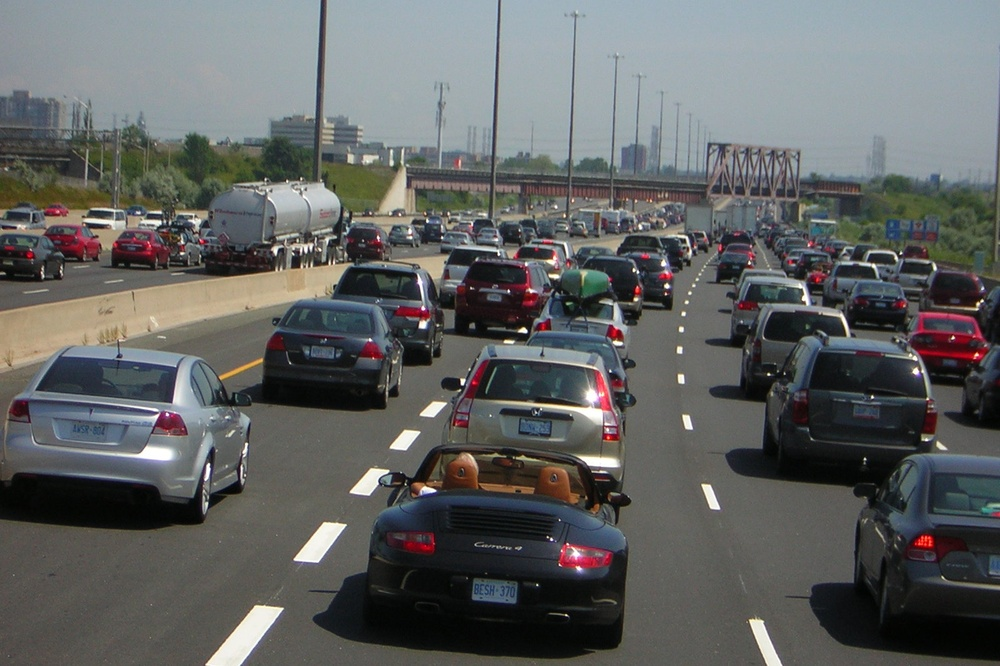
#> input picture cv_detections/cap.jpg, 1000 x 666 px, shrunk from 1600 x 1066 before the run
$ python vehicle_people.py
#> lines starting #> are read from the running program, lines starting #| are printed output that depends on the picture; after the words box and inside, x2 and y2 are one past the last pixel; in counts of white or black regions, pixels touching at a corner belong together
import cv2
from random import randrange

img = cv2.imread('cap.jpg')
#> img is the input picture: shape (666, 1000, 3); mean B, G, R 98.1, 98.8, 97

trained_face_date = cv2.CascadeClassifier('car_detect.xml')

#must convert to grayscale
grayscale_img = cv2.cvtColor(img, cv2.COLOR_BGR2GRAY)
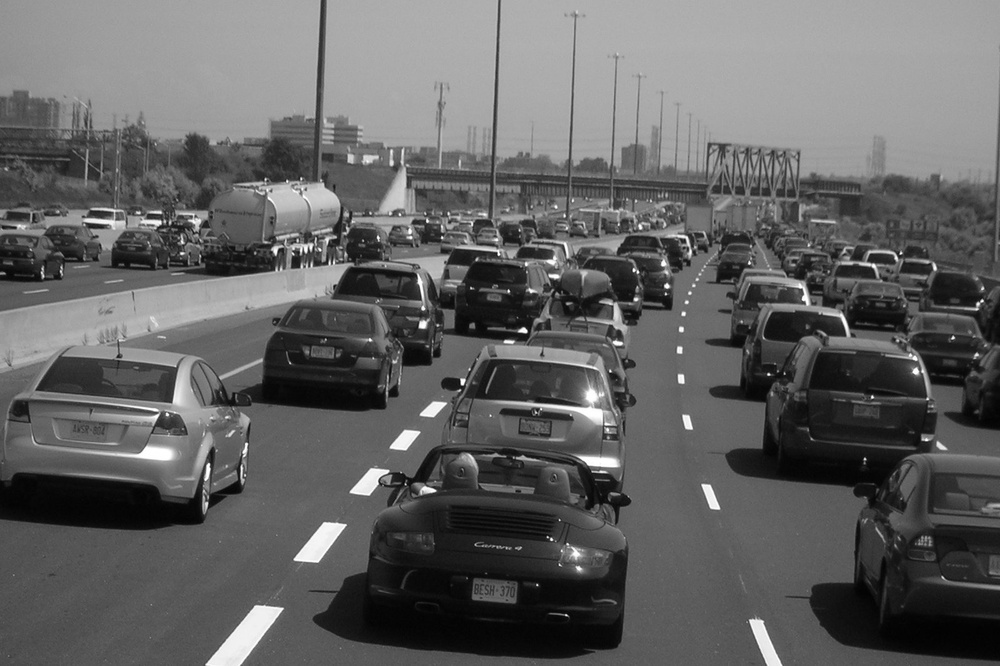
#> grayscale_img: shape (666, 1000); min 1, max 255, mean 98.2

#detect faces
faces_coordinates = trained_face_date.detectMultiScale(grayscale_img)
#> faces_coordinates = [[612, 286, 43, 43], [390, 321, 57, 57], [152, 194, 310, 310]]

for (x,y,w,h) in faces_coordinates:
    cv2.rectangle(img, (x,y), (x+w, y+h), (randrange(256) ,randrange(256) , randrange(256)), 4)
#> this loop made 3 passes
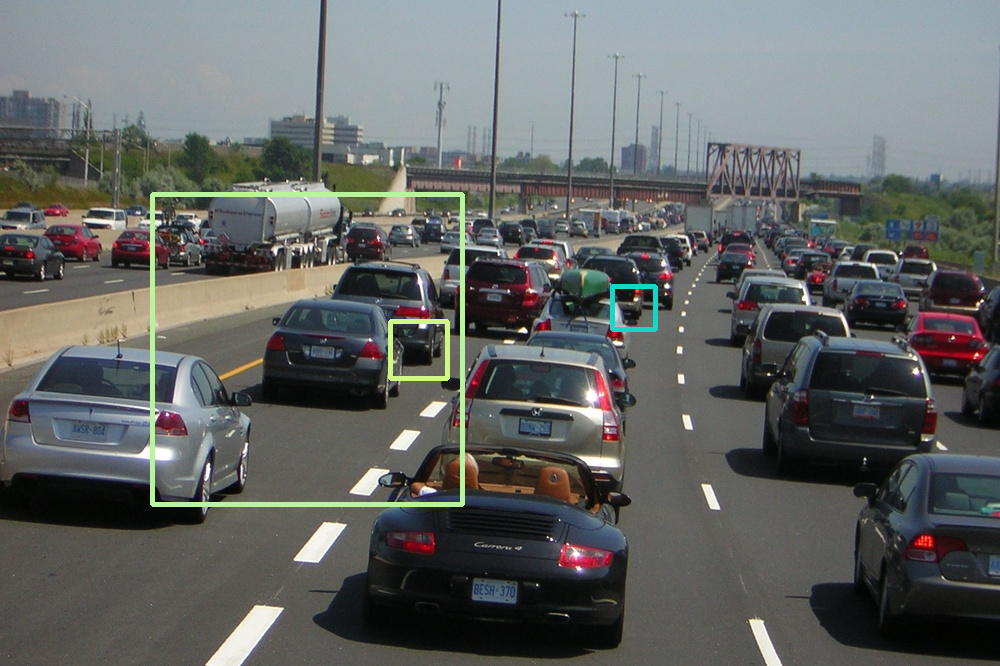
#> img: shape (666, 1000, 3); 1.23% of pixels changed, all inside (x1, y1, x2, y2) = (150, 192, 658, 507)


print(faces_coordinates)
#| [[612 286  43  43]
#|  [390 321  57  57]
#|  [152 194 310 310]]

#the pic pops up with a name in quotes
cv2.imshow('Rahul Face Detector', img)

#the pic waits until some key is pressed
cv2.waitKey()

print("Code Completed")

$ run again, with cv_detections/car.jpg copied over cv_detections/cap.jpg
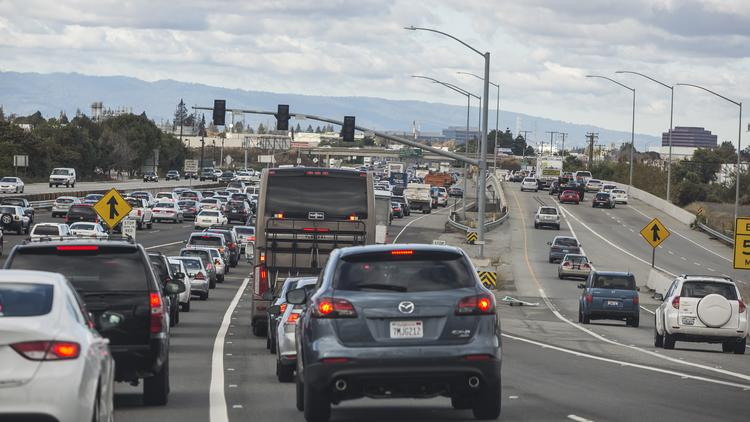
#> input picture cv_detections/car.jpg, 750 x 422 px
#> img is the input picture: shape (422, 750, 3); mean B, G, R 134.1, 132.7, 131.5
#> `grayscale_img = cv2.cvtColor(img, cv2.COLOR_BGR2GRAY)`:
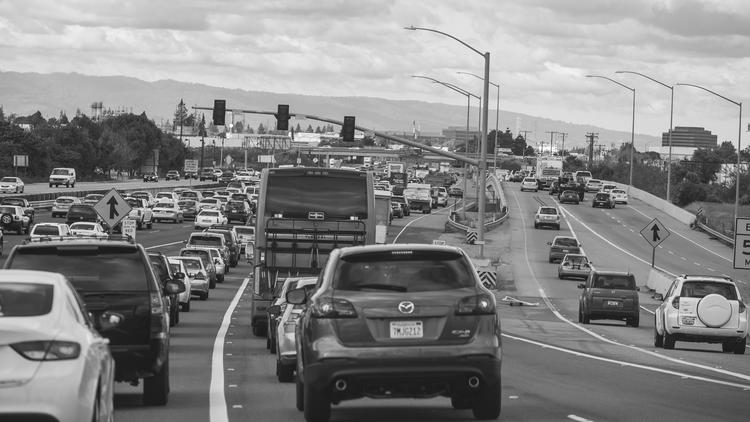
#> grayscale_img: shape (422, 750); min 6, max 255, mean 132.5
#> faces_coordinates = [[49, 339, 30, 30], [523, 198, 45, 45]]
#> the loop `for (x,y,w,h) in faces_coordinates:` made 2 passes
#> after the loop `for (x,y,w,h) in faces_coordinates:`:
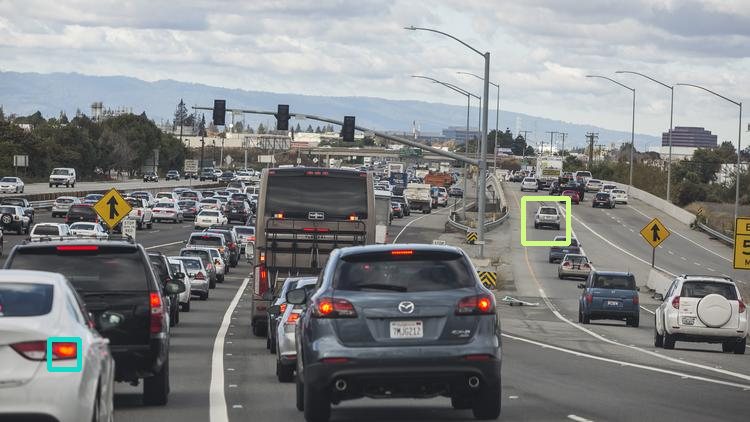
#> img: shape (422, 750, 3); 0.47% of pixels changed, all inside (x1, y1, x2, y2) = (47, 196, 571, 372)
#| [[ 49 339  30  30]
#|  [523 198  45  45]]

$ run again, with cv_detections/face.png saved as cv_detections/cap.jpg
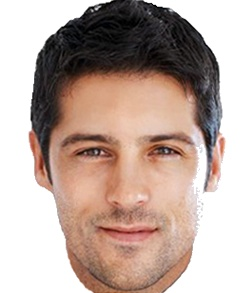
#> input picture cv_detections/face.png, 252 x 293 px
#> img is the input picture: shape (293, 252, 3); mean B, G, R 161.3, 170.1, 189.9
#> `grayscale_img = cv2.cvtColor(img, cv2.COLOR_BGR2GRAY)`:
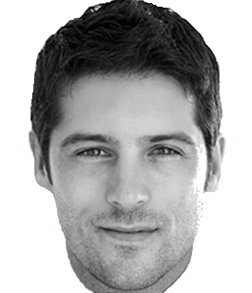
#> grayscale_img: shape (293, 252); min 0, max 255, mean 175
#> faces_coordinates = ()

$ run again, with cv_detections/multi.png saved as cv_detections/cap.jpg
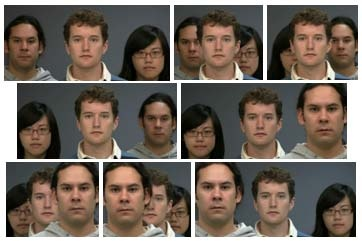
#> input picture cv_detections/multi.png, 362 x 241 px
#> img is the input picture: shape (241, 362, 3); mean B, G, R 92.1, 101.9, 114
#> `grayscale_img = cv2.cvtColor(img, cv2.COLOR_BGR2GRAY)`:
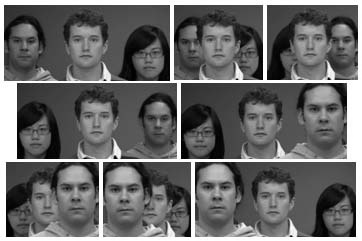
#> grayscale_img: shape (241, 362); min 0, max 255, mean 104.4
#> faces_coordinates = ()
